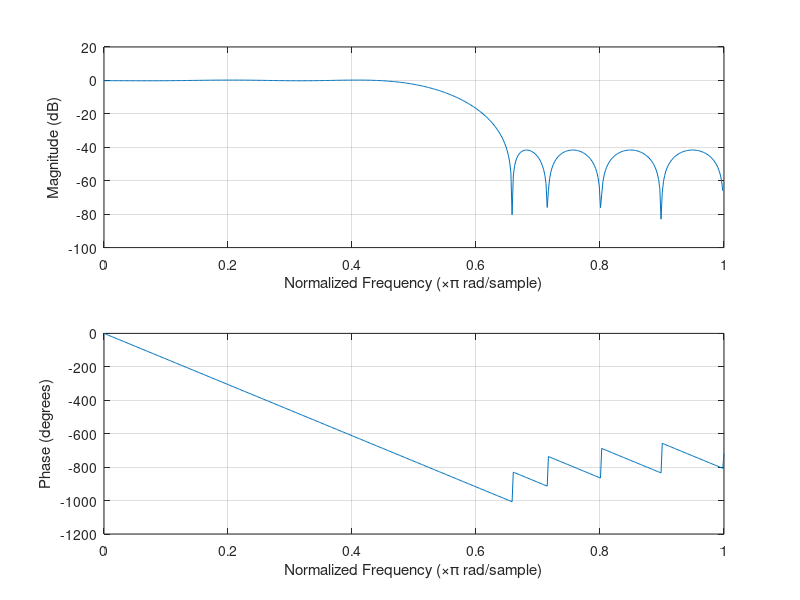
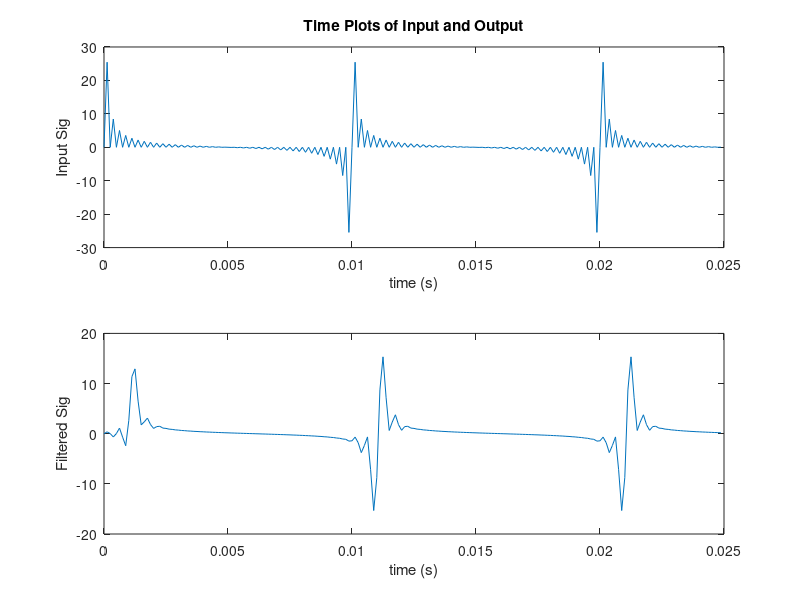
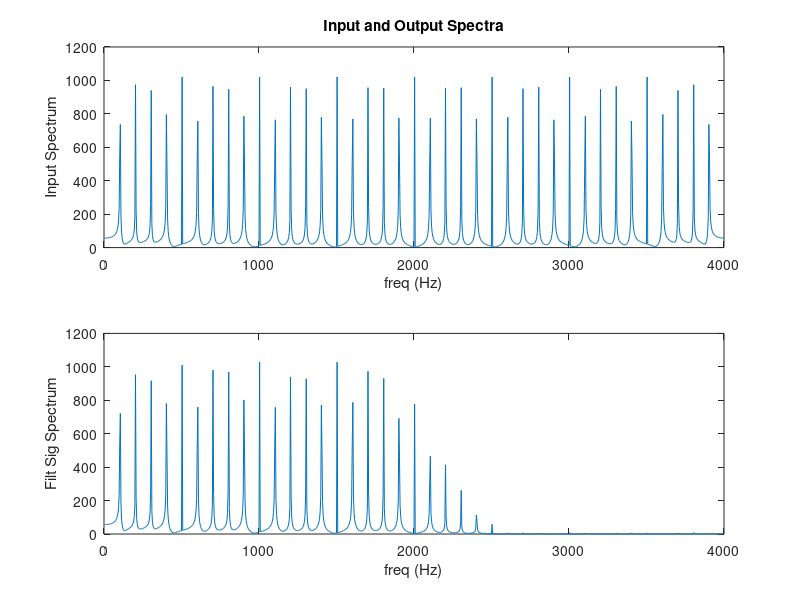

MATLAB code for these plots, in order:
% fir_2b.m
% FIR filter design example using the MATLAB FIR1 function 
% Autor: Nils Parche, 19.11.2017
clear all;
clc;

Fs=8e3; %Specify Sampling Frequency
Ts=1/Fs; %Sampling period.
Ns=2048; %No of time samples to be plotted.
F=[1800 2600]; %Cutoff frequenzcy
A=[1 0]; % Desired amplitude
RP = 0.5; % Passband ripple
RS = 40; % Stopband ripple
DEV = [(10^(RP/20)-1)/(10^(RP/20)+1)  10^(-RS/20)];

t=[0:Ts:Ts*(Ns-1)]; %Make time array that contains Ns elements
%t = [0, Ts, 2Ts, 3Ts,..., (Ns-1)Ts]
%create sampled sinusoids at different frequencies

f_step = 100:100:3900;
f_kamm = zeros(length(f_step),Ns);
x = zeros(1,length(f_kamm));


for i=1:length(f_kamm(:,1))
    for j=1:Ns
        f_kamm(i,j) = sin(2*pi*f_step(i)*t(j));
    end
    
end

x=sum(f_kamm);

% N=16; %FIR1 requires filter order (N) to be EVEN when gain = 1 at Fs/2.
% W=[0.4 0.6]; %Specify Bandstop filter with stop band between
%0.4*(Fs/2) and 0.6*(Fs/2)
[N, F0, A0, W] = firpmord(F, A, DEV, Fs)
B=firpm(N, F0, A0, W) %Design FIR Filter using default Hamming window.
%create header file fir_coef.h (FIR filter coefficients)
correction = 32767;
%B_correction =cast((B*correction),'uint16') %cast B to 16 bit short Int
B_correction = floor(B*correction);
%create header file fir_coef.h (FIR filter coefficients)
filnam = fopen('LP_coeff_firpm.h', 'w'); % generate include-file
fprintf(filnam,'#define N %d\n', N+1);
fprintf(filnam,'short h[N]={\n');
j = 0;
for i= 1:N+1;
 fprintf(filnam,' %6.0f,', B_correction(i));
 j = j + 1;
 if j >7
 fprintf(filnam, '\n');
 j = 0;
 end
end
fprintf(filnam,'};\n');
fclose(filnam);
A=1; %FIR filters have no poles, only zeros.
grid on;
freqz(B,A); %Plot frequency response - both amp and phase response.
%pause; %User must hit any key on PC keyboard to continue.
figure; %Create a new figure window, so previous one isn't lost.
subplot(2,1,1); %Two subplots will go on this figure window.
Npts=200;
%Npts=Ns;
plot(t(1:Npts),x(1:Npts)) %Plot first Npts of this 4-tone input signal
title('Time Plots of Input and Output');
xlabel('time (s)'); ylabel('Input Sig');
%Now apply this filter to the 4-tone test sequence
y = filter(B,A,x);
subplot(2,1,2); %Now go to bottom subplot.
plot(t(1:Npts),y(1:Npts)); %Plot first Npts of filtered signal.
xlabel('time (s)'); ylabel('Filtered Sig');
%pause;
figure; %Create a new figure window, so previous one isn't lost.
subplot(2,1,1);
xfftmag=(abs(fft(x,Ns))); %Compute spectrum of input signal.
xfftmagh=xfftmag(1:length(xfftmag)/2);
%Plot only the first half of FFT, since second half is mirror imag
f=[1:1:length(xfftmagh)]*Fs/Ns; %Make freq array from 0 Hz to Fs/2 Hz.
plot(f,xfftmagh); %Plot frequency spectrum of input signal
title('Input and Output Spectra');
xlabel('freq (Hz)'); ylabel('Input Spectrum');
subplot(2,1,2);
yfftmag=(abs(fft(y,Ns)));
yfftmagh=yfftmag(1:length(yfftmag)/2);
%Plot only the first half of FFT, since second half is mirror image
plot(f,yfftmagh); %Plot frequency spectrum of input signal
xlabel('freq (Hz)'); ylabel('Filt Sig Spectrum');